Frame 1 (no input): blank canvas, image omitted
Frame 60 (the mouse pressed at the canvas centre just before this capture): blank canvas, image omitted
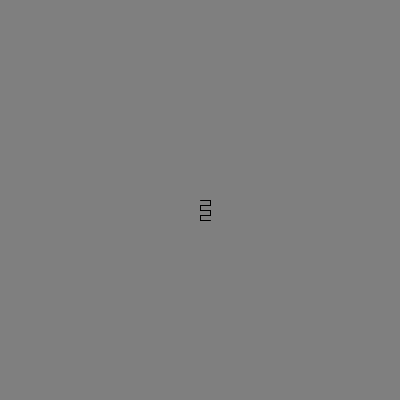
Frame 120 (the mouse held since frame 60 and released just before this capture)

The Processing sketch whose frames 1 and 60 were blank and that drew this single picture after the mouse press (run headless with seeded random() and noise(); from frame 60 on, the mouse is pressed at the canvas centre):

// Processing sketch: processing_43379
// ── processing_43379.pde

float [ ] [ ] points; //array for stamp points
int click_counter;
int [ ][ ] mouse_clicks; // coordinates of mouse when clicked

void setup ( )
{
  size (400, 400);
  background (127);
  click_counter = 0;
  points = new float [10] [2];
  points [0][0] = 0;
  points [0][1] = 0;
  points [1][0] = 10;
  points [1][1] = 0;
  points [2][0] = 10;
  points [2][1] = 5;
  points [3][0] = 0;
  points [3][1] = 5;
  points [4][0] = 0;
  points [4][1] = 10;
  points [5][0] = 10;
  points [5][1] = 10;
  points [6][0] = 10;
  points [6][1] = 15;
  points [7][0] = 0;
  points [7][1] = 15;
  points [8][0] = 0;
  points [8][1] = 20;
  points [9][0] = 10;
  points [9][1] = 20;
  mouse_clicks = new int [1000][2];
}

void draw ( )
{
  background (127);
  //translate(200, 200);
  //rotate(millis () / 1000.0);
  for(int i =0; i < click_counter; i++)
   {
     placeRubberStamp (mouse_clicks [i][0], mouse_clicks [i][1]);
   }

}

void mousePressed ( )
{
//  placeRubberStamp (mouseX, mouseY);
  mouse_clicks [click_counter][0] = mouseX  ;//- 200;
  mouse_clicks [click_counter][1] = mouseY  ;//- 200;
  click_counter++;
  
}

void placeRubberStamp (int px, int py)
{
  stroke (0);
  noFill();
  beginShape ();
  vertex (points [0][0] + px, points [0][1] + py);
  vertex (points [1][0] + px, points [1][1] + py);
  vertex (points [2][0] + px, points [2][1] + py);
  vertex (points [3][0] + px, points [3][1] + py);
  vertex (points [4][0] + px, points [4][1] + py);
  vertex (points [5][0] + px, points [5][1] + py);
  vertex (points [6][0] + px, points [6][1] + py);
  vertex (points [7][0] + px, points [7][1] + py);
  vertex (points [8][0] + px, points [8][1] + py);
  vertex (points [9][0] + px, points [9][1] + py);
  endShape ( );
}

void keyPressed ( )
{
  click_counter = 0;
  
}
